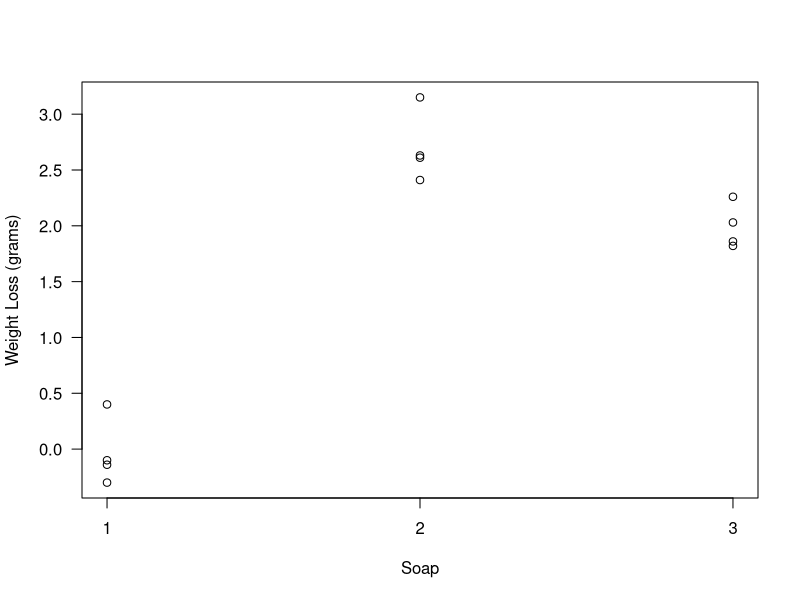
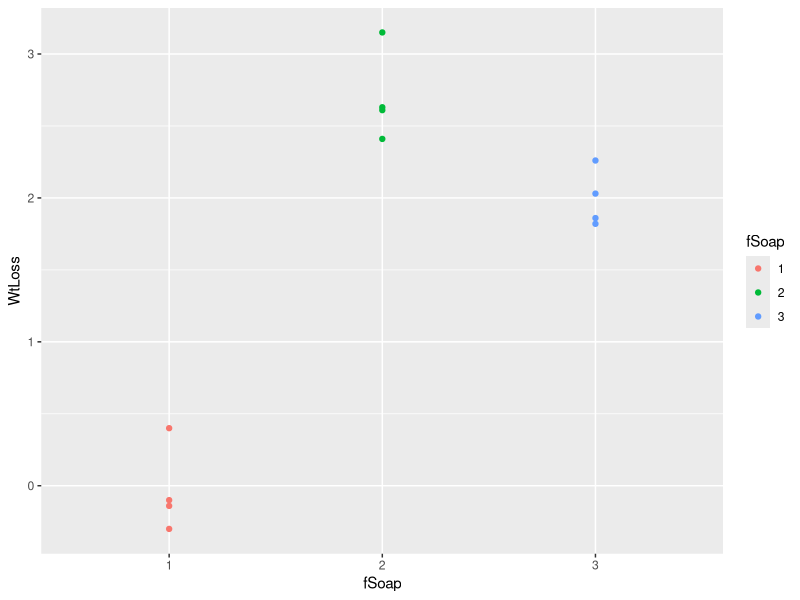

Write R code to recreate these figures, in order.
# soap.r, soap experiment, Tables 3.10 and 3.11, pages 60 and 63

# Table 3.10, p60
# Read the data into the data.frame "soap.data"
soap.data <- read.table("Data/soap.txt", header = TRUE)
head(soap.data, 5)  # Display first 5 lines of soap.data

# Add factor variable fSoap to soap.data frame for later ANOVA
soap.data$fSoap <- factor(soap.data$Soap)

# Plot WtLoss vs Soap, specify axis labels, suppress x-axis.
plot(WtLoss ~ Soap, data=soap.data, 
     ylab = "Weight Loss (grams)", las=1, xaxt = "n")
# Insert x-axis (axis 1) with tick marks from 1 to 3 by 1.
axis(1, at = seq(1, 3, 1)) 

# Table 3.11, p63
summary(soap.data[,c(1,5:6)]) # Summarize data in cols 1, 5, 6
model1 <- aov(WtLoss ~ fSoap, data=soap.data)
anova(model1)

# install.packages("lsmeans")
# The lsmeans command generates the least squares means for the three
# levels of the factor fSoap
library(lsmeans)
lsmeans(model1, "fSoap")

# use ggplot for categorical factors
library(tidyverse)
library(ggplot2)
soap.data %>% ggplot(aes(x=fSoap, y=WtLoss, color=fSoap)) +
  geom_point()

dev.off()
